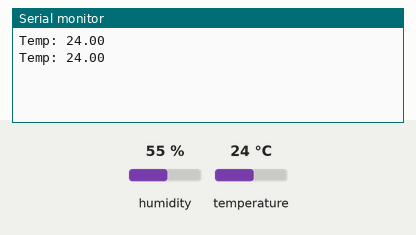
The sketch below on a simulated ESP32. Shown: the last lines printed to the serial monitor. Inputs (shaded band) come from the test bench; at power-on: temperature 24 °C, humidity 55 %.

Above: at 3.2 s.
3.3 s: temperature set to 12 °C
At 5.8 s:
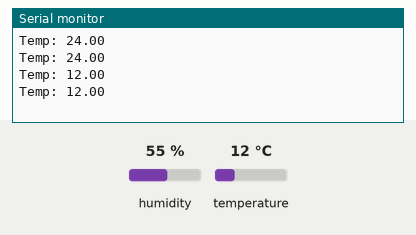
6.0 s: temperature set to 19 °C
At 6.9 s:
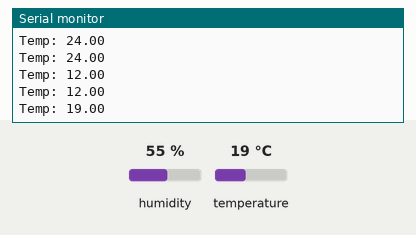
Timing chart, 0 to 9.0 s (numbered marks = the images above; inputs shaded):
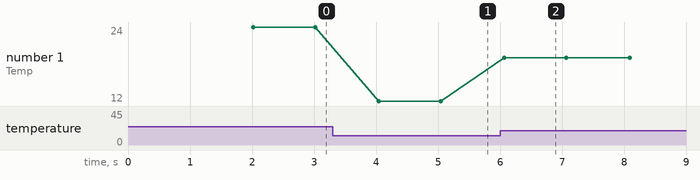

Measured:
- after the input at 3.3 s, the serial monitor: prints a new line after 0.75 s (image 1)
- after the input at 6.0 s, the serial monitor: prints a new line after 0.07 s (image 2)
- plotted number 1: 24 → 12 after the input at 3.3 s, 12 → 19 after the input at 6.0 s

The sketch:

readSensor.ino
```cpp
#include <DHT.h>

#define DHTPIN  13

DHT dht(DHTPIN, DHT11);
void setup() {
  // put your setup code here, to run once:
  dht.begin();
  delay(2000);
  Serial.begin(115200);

}

void loop() {
  // put your main code here, to run repeatedly:
  float temp = dht.readTemperature();
  Serial.print("Temp: ");
  Serial.println(temp);
  delay(1000);
}
```
